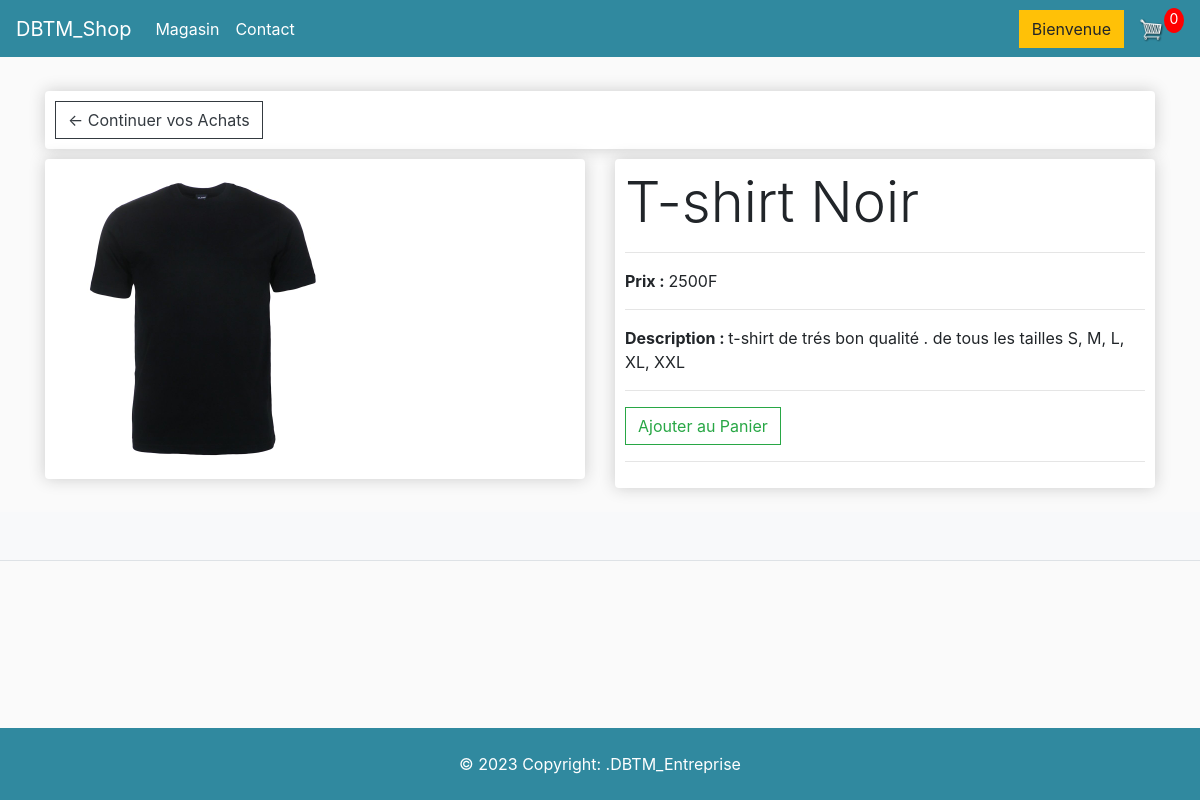
Page /11 on the committed database.
### store/models.py (models this page shows, shortened)
class Product(models.Model):
    name = models.CharField(max_length=200, null=True)
    price = models.FloatField()
    digital = models.BooleanField(default=False, null=True, blank=False)
    description = models.CharField(max_length=1000, null=True)
    image = models.ImageField(null=True,blank=True)
    @property
    def imageURL(self):
        try:
            url = self.image.url
        except:
            url = ''
        return url

### store/views.py (the view)
# urls.py: path('<int:myid>', views.voir, name="voir"),
def voir(request, myid):
    data = cartData(request)
    cartItems = data['cartItems']
    product_object = Product.objects.get(id=myid)
    context = {'cartItems':cartItems, 'product': product_object}
    return render(request, 'store/voir.html', context)

### store/utils.py (called while the page is built, shortened)
def cookieCart(request):
    try:
        cart = json.loads(request.COOKIES['cart'])
    except:
        cart = {}
    print('Panier:', cart)
    items = []
    order = {'get_cart_total':0, 'get_cart_items':0, 'shipping':False}
    cartItems = order['get_cart_items']
    return {'cartItems':cartItems, 'order':order, 'items':items}

def cartData(request):
    if request.user.is_authenticated:
          customer = request.user.customer
          order , created = Order.objects.get_or_create(customer=customer, complete=False)
          items = order.orderitem_set.all()
          cartItems = order.get_cart_items
    else:
          cookieData = cookieCart(request)
          cartItems = cookieData['cartItems']
          order = cookieData['order']
          items = cookieData['items']
    return {'cartItems':cartItems, 'order':order, 'items':items}

### store/templates/store/voir.html
{% extends 'store/main.html' %}
{% load static %}
{% block content %}
 <div class="row">
	<div class="col-lg-12 ">
          <div class="box-element">
            <a  class="btn btn-outline-dark" href="{% url 'store' %}">&#x2190; Continuer vos Achats </a>
        </div>
    </div>
        <div class="col-lg-6">
		<div class=" box-element" >
             <div>
                <img src="{{ product.imageURL }}" width="300px" height="300px" alt="">
            </div>
        </div>
        </div>
        <div class="col-lg-6">
	        	<div class=" box-element" >
                <div class=" display-4">
                    {{ product.name }}
                </div><hr>
                <div class=" ">
                   <strong>Prix : </strong>  {{product.price|floatformat:0}}F
                </div><hr>
                <div>
                    <strong>Description : </strong>  {{ product.description }}
                </div><hr>
                 <button data-product="{{product.id}}" data-action="add" class="btn btn-outline-success add-btn update-cart">Ajouter au Panier</button><hr>
            </div>
        </div>
		<br>
	</div>
</div>
{% endblock content %}

### static/css/main.css (style rules this page uses)
body { background-color: hsl(0, 0%, 98%); }
.box-element { box-shadow:hsl(0, 0%, 80%) 0 0 16px; background-color: #fff; border-radius: 4px; padding: 10px; }
.col-lg-4, .col-lg-6, .col-lg-8, .col-lg-12 { margin-top: 10px; }
.btn { border-radius: 0; }

### rows in the picture
Product: imageURL (picture), name "T-shirt Noir", price "2500", description "t-shirt de trés bon qualité . de tous les tailles S, M, L, XL, XXL"

### other values in the picture
{{ cartItems }} "0"
